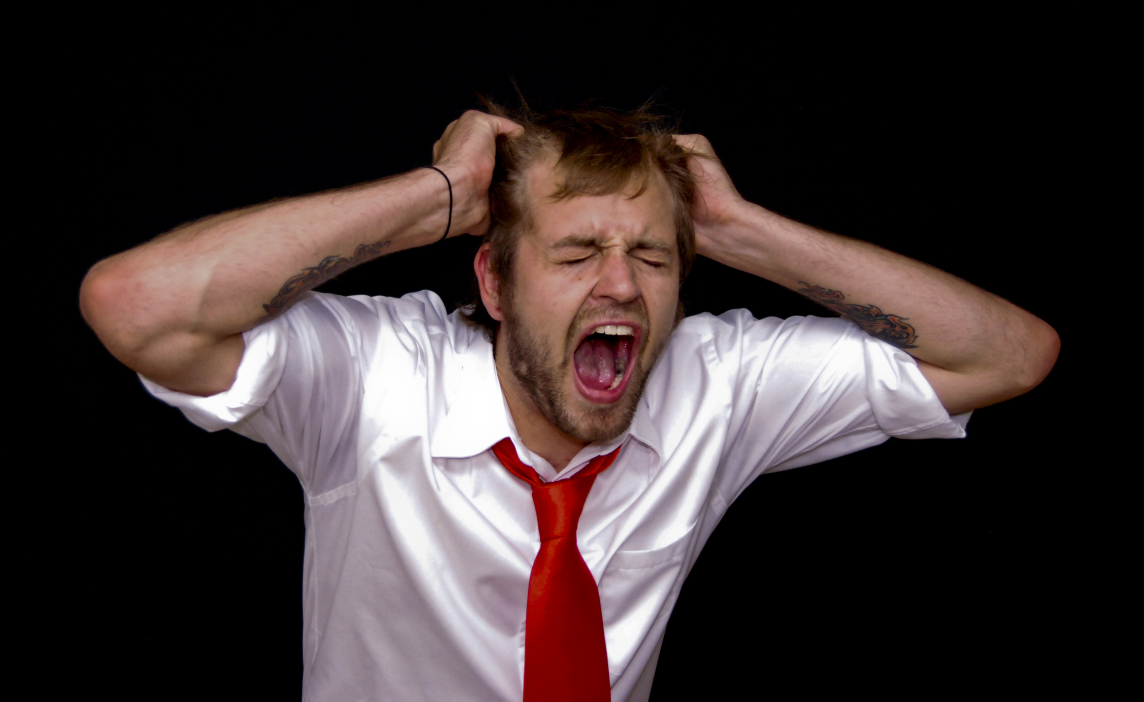
#> input picture image/input/human.jpg, 3430 x 2104 px, found by its file name (shown at 1/3 size); its folder holds 4 pictures in this run
$ python face_mosaic.py
#> lines starting #> are read from the running program, lines starting #| are printed output that depends on the picture
import cv2


# path = "tokage28_11.jpg" # テスト用の画像

# 画像から顔を検出、モザイクをかける
def face_mosaic(filename):  # 拡張子付き
    # 画像の読み込み
#> called with filename = 'human.jpg'
    path = 'image/input/' + filename
    img = cv2.imread(path)
#> img is the input picture: shape (2104, 3430, 3); mean B, G, R 49.8, 49.9, 61

    # 顔検出器の読み込み
    face_cascade = cv2.CascadeClassifier(cv2.data.haarcascades + "haarcascade_frontalface_default.xml")

    # 画像をグレースケールに変換
    gray = cv2.cvtColor(img, cv2.COLOR_BGR2GRAY)
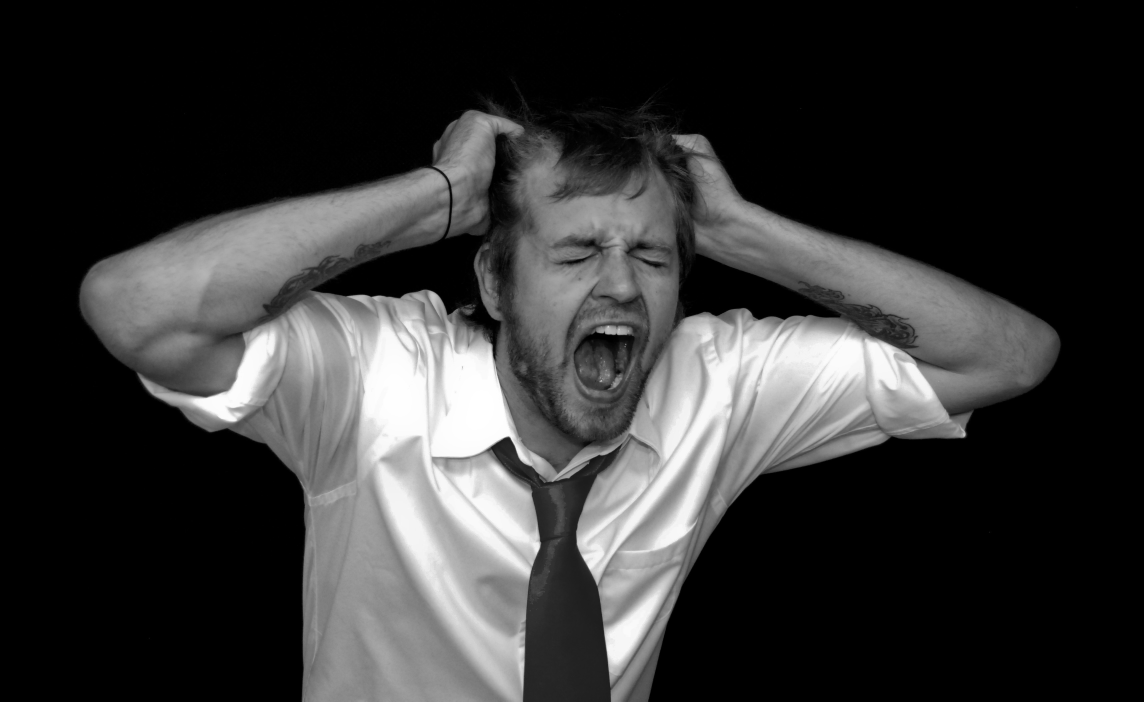
#> gray: shape (2104, 3430) (shown at 1/3 size); min 0, max 255, mean 53.2

    # 顔の検出
    faces = face_cascade.detectMultiScale(gray, scaleFactor=1.1, minNeighbors=5, minSize=(30, 30))
#> faces = [[1571, 556, 540, 540], [1024, 1172, 608, 608], [1672, 1374, 462, 462]]

    # 各顔にモザイクをかける
    for (x, y, w, h) in faces:
        # 顔の領域を切り抜く
        face = img[y:y + h, x:x + w]

        # モザイク処理
        face = cv2.resize(face, (50, 50), interpolation=cv2.INTER_LINEAR)
        face = cv2.resize(face, (w, h), interpolation=cv2.INTER_NEAREST)

        # モザイクをかけた顔を元の画像に貼り付ける
        img[y:y + h, x:x + w] = face
#> this loop made 3 passes
#> pass 1, in face_mosaic, `face = img[y:y + h, x:x + w]`:
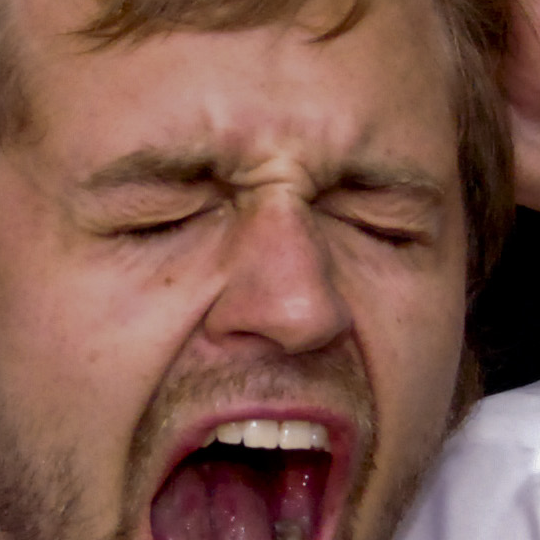
#> face: shape (540, 540, 3); mean B, G, R 76.3, 89, 128.7
#> pass 1, in face_mosaic, `face = cv2.resize(face, (50, 50), interpolation=cv2.INTER_LINEAR)`:
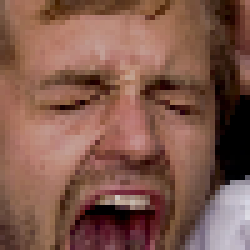
#> face: shape (50, 50, 3) (shown 5 times larger); mean B, G, R 76.2, 88.9, 128.6
#> pass 2, in face_mosaic, `face = img[y:y + h, x:x + w]`:
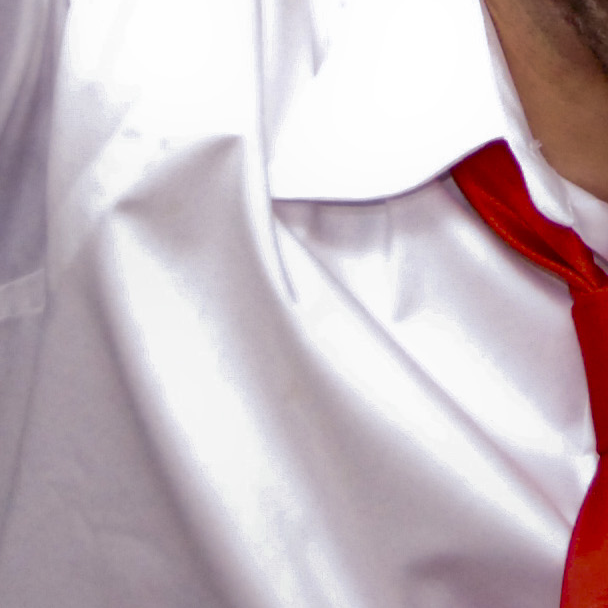
#> face: shape (608, 608, 3); mean B, G, R 188.4, 182.4, 197.3

    # モザイクをかけた画像を保存
    output_filename = filename.split('.')[0] + '_mosaic.jpg'
    cv2.imwrite("image/output/mosaic/" + output_filename, img)


if __name__ == "__main__":
    face_mosaic('human.jpg')
